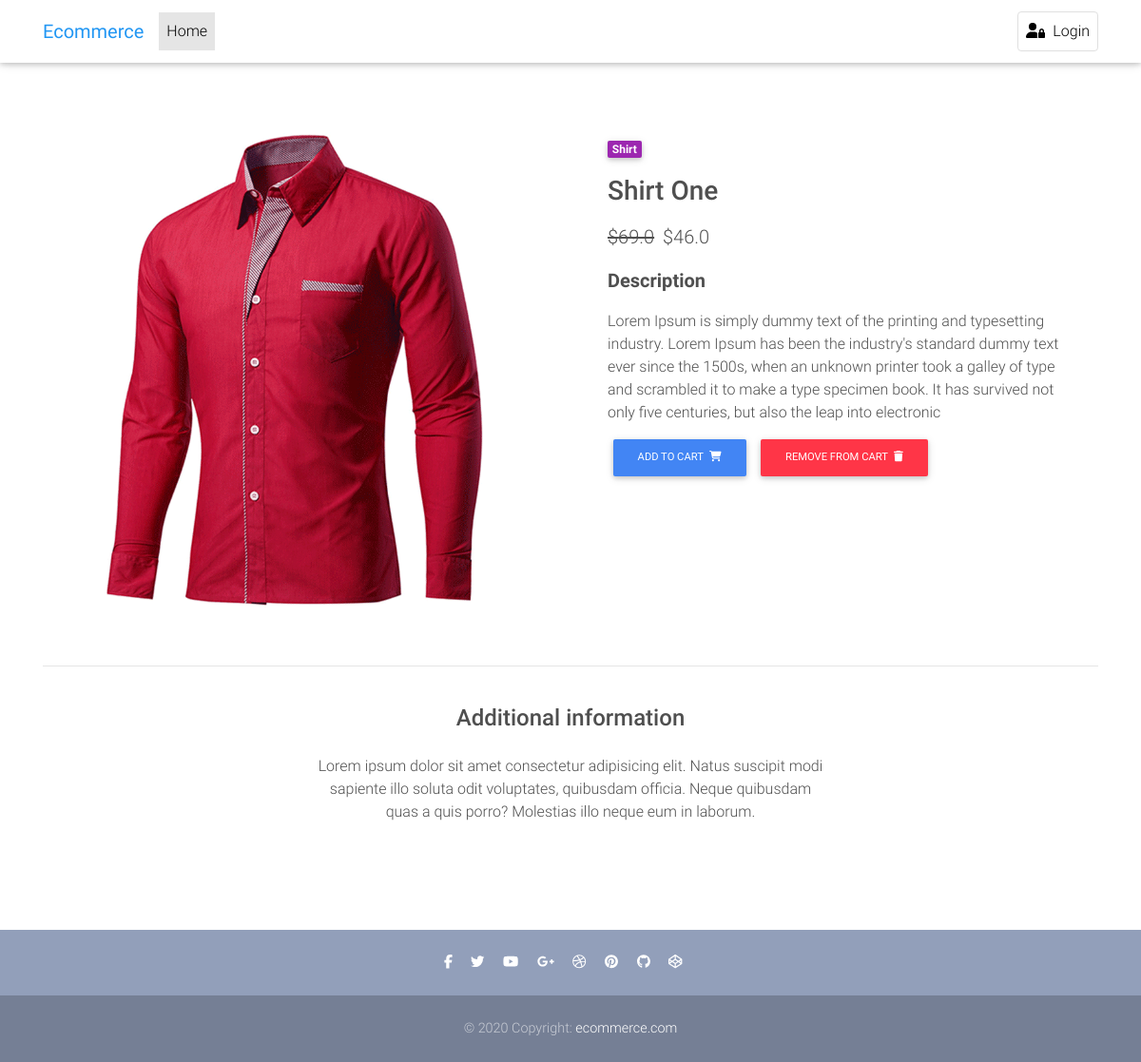
The app's page /product/test-product-1/ with its own data.
### store/models.py (models this page shows, shortened)
class Item(models.Model):
    title = models.CharField(max_length=100)
    price = models.FloatField()
    image = models.ImageField(upload_to='image')
    discount_price = models.FloatField(null=True, blank=True)
    category = models.CharField(choices=CATEGORY_CHOICES, max_length=2)
    label = models.CharField(choices=LABEL_CHOICES, max_length=1)
    slug = models.SlugField()
    description = models.TextField()
    name = models.TextField()
    def get_absolute_url(self):
        return reverse('store:product', kwargs={'slug': self.slug})
    def get_add_cart_url(self):
        return reverse('store:add_cart', kwargs={'slug': self.slug})
    def remove_cart_url(self):
        return reverse('store:remove_cart', kwargs={'slug': self.slug})

### store/views.py (the view)
# urls.py: path('product/<slug>/', views.ItemDetailsView.as_view(), name='product'),
class ItemDetailsView(DetailView):
    model = Item
    template_name = 'store/product-page.html'

### store/templates/store/product-page.html (shortened to what this page needs)
{% extends 'store/base.html' %}
{% block content %}
    <main class="mt-5 pt-4">
        <div class="container dark-grey-text mt-5">
            <div class="row wow fadeIn">
                <div class="col-md-6 mb-4">
                    <img src="{{ object.image.url }}"
                         class="img-fluid" alt="">
                </div>
                <div class="col-md-6 mb-4">
                    <div class="p-4">
                        <div class="mb-3">
                            <a href="{{ item.get_absolute_url }}">
                                <span class="badge purple mr-1">{{ object.get_category_display }}</span>
                            </a>
                        </div>
                        <div class="mb-3">
                            <span class="h3">{{ object.title }}</span>
                        </div>
                        <p class="lead">
                            {% if object.discount_price %}
                                <span class="mr-1">
                                    <del>${{ object.price }}</del>
                                </span>
                                <span>${{ object.discount_price }}</span>
                            {% else %}
                                <span>${{ object.price }}</span>
                            {% endif %}
                        </p>
                        <p class="lead font-weight-bold">Description</p>
                        <p>{{ object.description }}</p>
                        <a href="{{ object.get_add_cart_url }}" class="btn btn-primary btn-md my-0 p">Add to cart
                            <i class="fas fa-shopping-cart ml-1"></i>
                        </a>
                        <a href="{{ object.remove_cart_url }}" class="btn btn-danger btn-md my-0 p">Remove from cart
                            <i class="fas fa-trash ml-1"></i>
                        </a>
                    </div>
                </div>
            </div>
            <hr>
            <div class="row d-flex justify-content-center wow fadeIn">
                <div class="col-md-6 text-center">
                    <h4 class="my-4 h4">Additional information</h4>
                    <p>Lorem ipsum dolor sit amet consectetur adipisicing elit. Natus suscipit modi sapiente illo soluta
                        odit
                        voluptates,
                        quibusdam officia. Neque quibusdam quas a quis porro? Molestias illo neque eum in laborum.</p>
                </div>
            </div>
            <div class="row wow fadeIn">
                <div class="col-lg-4 col-md-12 mb-4">
                </div>
                <div class="col-lg-4 col-md-6 mb-4">
                </div>
                <div class="col-lg-4 col-md-6 mb-4">
                </div>
            </div>
        </div>
    </main>
{% endblock %}

### store/templates/store/base.html (shortened to what this page needs)
{% load static %}
{% load cart_template_tags %}
<!DOCTYPE html>
<html lang="en">
<head>
    <link rel="stylesheet" href="{% static 'css/all.min.css' %}">
    <link href="{% static 'css/bootstrap.min.css' %}" rel="stylesheet">
    <link href="{% static 'css/mdb.min.css' %}" rel="stylesheet">
    <link href="{% static 'css/style.min.css' %}" rel="stylesheet">
</head>
<body>
<nav class="navbar fixed-top navbar-expand-lg navbar-light white scrolling-navbar">
    <div class="container">
        <a class="navbar-brand waves-effect" href="{% url 'store:home' %}">
            <strong class="blue-text">Ecommerce</strong>
        </a>
        <div class="collapse navbar-collapse" id="navbarSupportedContent">
            <ul class="navbar-nav mr-auto">
                <li class="nav-item active">
                    <a class="nav-link waves-effect" href="{% url 'store:home' %}">Home
                    </a>
                </li>
            </ul>
            <ul class="navbar-nav nav-flex-icons">
                {% if request.user.is_authenticated %}
                    <li class="nav-item">
                        <a href="{% url 'store:order_summary' %}" class="nav-link waves-effect">
                            <span class="badge red z-depth-1 mr-1"> {{ request.user|cart_item_count }} </span>
                            <i class="fas fa-shopping-cart"></i>
                            <span class="clearfix d-none d-sm-inline-block"> Cart </span>
                        </a>
                    </li>
                    <li class="nav-item mx-3">
                        <a class="nav-link waves-effect">
                            <span class="clearfix d-none d-sm-inline-block"><strong>{{ user.first_name }}</strong></span>
                        </a>
                    </li>
                    <li class="nav-item">
                        <a href="{% url 'store:logout' %}"
                           class="nav-link border border-light rounded waves-effect">
                            <i class="fa fa-user-lock mr-2"></i>Logout
                        </a>
                    </li>
                {% else %}
                    <li class="nav-item">
                        <a href="{% url 'store:login' %}"
                           class="nav-link border border-light rounded waves-effect">
                            <i class="fa fa-user-lock mr-2"></i>Login
                        </a>
                    </li>
                {% endif %}
            </ul>
        </div>
    </div>
</nav>
{% block content %}
{% endblock %}
<footer class="page-footer text-center font-small mt-5 wow fadeIn">
    <div class="pt-4">
    </div>
    <div class="pb-4">
        <a href="#">
            <i class="fab fa-facebook-f mr-3"></i>
        </a>
        <a href="#">
            <i class="fab fa-twitter mr-3"></i>
        </a>
        <a href="#">
            <i class="fab fa-youtube mr-3"></i>
        </a>
        <a href="#">
            <i class="fab fa-google-plus-g mr-3"></i>
        </a>
        <a href="#">
            <i class="fab fa-dribbble mr-3"></i>
        </a>
        <a href="#">
            <i class="fab fa-pinterest mr-3"></i>
        </a>
        <a href="#">
            <i class="fab fa-github mr-3"></i>
        </a>
        <a href="#">
            <i class="fab fa-codepen mr-3"></i>
        </a>
    </div>
    <div class="footer-copyright py-4">
        © 2020 Copyright:
        <a href="#"> ecommerce.com </a>
    </div>
</footer>
</body>
</html>

### records on screen
Item: image (picture), category "Shirt", title "Shirt One", price "69.0", discount_price "46.0", description "Lorem Ipsum is simply dummy text of the printing and typesetting industry. Lorem Ipsum has been the industry's standard dummy text ever since the 1500s, when an unknown printer took a galley of type and scrambled it to make a type specimen book. It has survived not only five centuries, but also the leap into electronic"
